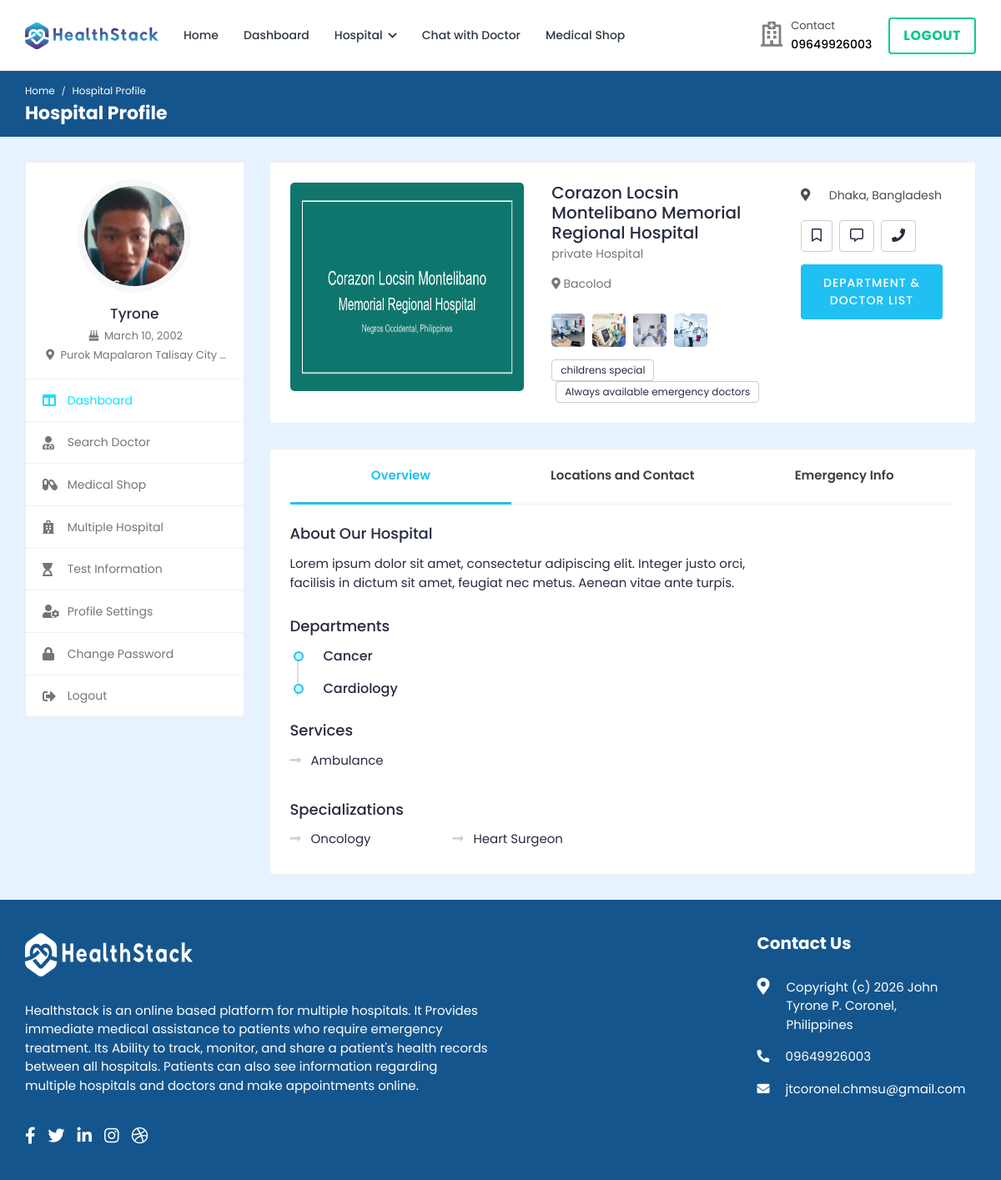
/hospital-profile/1/ (signed in), run on the app's committed database.
### hospital/models.py (models this page shows, shortened)
class Patient(models.Model):
    patient_id = models.AutoField(primary_key=True)
    user = models.OneToOneField(User, on_delete=models.CASCADE, null=True, blank=True, related_name='patient')
    name = models.CharField(max_length=200, null=True, blank=True)
    username = models.CharField(max_length=200, null=True, blank=True)
    age = models.IntegerField(null=True, blank=True)
    email = models.EmailField(max_length=200, null=True, blank=True)
    phone_number = models.IntegerField(null=True, blank=True)
    address = models.CharField(max_length=200, null=True, blank=True)
    featured_image = models.ImageField(upload_to='patients/', default='patients/user-default.png', null=True, blank=True)
    blood_group = models.CharField(max_length=200, null=True, blank=True)
    history = models.CharField(max_length=200, null=True, blank=True)
    dob = models.CharField(max_length=200, null=True, blank=True)
    nid = models.CharField(max_length=200, null=True, blank=True)
    serial_number = models.CharField(max_length=200, null=True, blank=True)
    login_status = models.CharField(max_length=200, null=True, blank=True, default="offline")

class User(AbstractUser):
    is_patient = models.BooleanField(default=False)
    is_doctor = models.BooleanField(default=False)
    is_hospital_admin = models.BooleanField(default=False)
    is_labworker = models.BooleanField(default=False)
    is_pharmacist = models.BooleanField(default=False)
    login_status = models.BooleanField(default=False)

class Hospital_Information(models.Model):
    HOSPITAL_TYPE = (
        ('private', 'Private hospital'),
        ('public', 'Public hospital'),
    )
    hospital_id = models.AutoField(primary_key=True)
    name = models.CharField(max_length=200, null=True, blank=True)
    address = models.CharField(max_length=200, null=True, blank=True)
    featured_image = models.ImageField(upload_to='hospitals/', default='hospitals/default.png', null=True, blank=True)
    description = models.TextField(null=True, blank=True)
    email = models.EmailField(max_length=200, null=True, blank=True)
    phone_number = models.IntegerField(null=True, blank=True)
    hospital_type = models.CharField(max_length=200, choices=HOSPITAL_TYPE)
    general_bed_no = models.IntegerField(null=True, blank=True)
    available_icu_no = models.IntegerField(null=True, blank=True)
    regular_cabin_no = models.IntegerField(null=True, blank=True)
    emergency_cabin_no = models.IntegerField(null=True, blank=True)
    vip_cabin_no = models.IntegerField(null=True, blank=True)

### hospital_admin/models.py (models this page shows, shortened)
class hospital_department(models.Model):
    hospital_department_id = models.AutoField(primary_key=True)
    hospital_department_name = models.CharField(max_length=200, null=True, blank=True)
    hospital = models.ForeignKey(Hospital_Information, on_delete=models.CASCADE, null=True, blank=True)
    featured_image = models.ImageField(upload_to='departments/', default='departments/default.png', null=True, blank=True)

class service(models.Model):
    service_id = models.AutoField(primary_key=True)
    service_name = models.CharField(max_length=200, null=True, blank=True)
    hospital = models.ForeignKey(Hospital_Information, on_delete=models.CASCADE, null=True, blank=True)

class specialization(models.Model):
    specialization_id = models.AutoField(primary_key=True)
    specialization_name = models.CharField(max_length=200, null=True, blank=True)
    hospital = models.ForeignKey(Hospital_Information, on_delete=models.CASCADE, null=True, blank=True)

### hospital/views.py (the view, shortened to what this page needs)
# urls.py: path('hospital-profile/<int:pk>/', views.hospital_profile, name='hospital-profile'),
@csrf_exempt
@login_required(login_url="login")
def hospital_profile(request, pk):
    if request.user.is_authenticated:
        if request.user.is_patient:
            patient = Patient.objects.get(user=request.user)
            doctors = Doctor_Information.objects.all()
            hospitals = Hospital_Information.objects.get(hospital_id=pk)
            departments = hospital_department.objects.filter(hospital=hospitals)
            specializations = specialization.objects.filter(hospital=hospitals)
            services = service.objects.filter(hospital=hospitals)
            context = {'patient': patient, 'doctors': doctors, 'hospitals': hospitals, 'departments': departments, 'specializations': specializations, 'services': services}
            return render(request, 'hospital-profile.html', context)
    else:
        logout(request)
        messages.error(request, 'Not Authorized')
        return render(request, 'patient-login.html')

### templates/hospital-profile.html (shortened to what this page needs)
{% load static %}
<!DOCTYPE html>
<html lang="en">
<head>
		<link rel="stylesheet" href="{% static 'HealthStack-System/css/Normal/bootstrap.min.css' %}">
		<link rel="stylesheet" href="{% static 'HealthStack-System/plugins/Normal/fontawesome/css/fontawesome.min.css' %}">
		<link rel="stylesheet" href="{% static 'HealthStack-System/plugins/Normal/fontawesome/css/all.min.css' %}">
		<link rel="stylesheet" href="{% static 'HealthStack-System/plugins/Normal/fancybox/jquery.fancybox.min.css'%}">
		<link rel="stylesheet" href="{% static 'HealthStack-System/css/Normal/style.css' %}">
	</head>
	<body>
		<div class="main-wrapper">
			<header class="header">
				{% if user.is_authenticated and user.is_patient %}
				{% include 'patient_navbar.html' %}
				{% endif %}
			</header>
			<div class="breadcrumb-bar">
				<div class="container-fluid">
					<div class="row align-items-center">
						<div class="col-md-12 col-12">
							<nav aria-label="breadcrumb" class="page-breadcrumb">
								<ol class="breadcrumb">
									{% if user.is_authenticated and user.is_patient %}
									<li class="breadcrumb-item"><a href="{% url 'patient-dashboard' %}">Home</a></li>
									{% endif %}
									<li class="breadcrumb-item active" aria-current="page">Hospital Profile</li>
								</ol>
							</nav>
							<h2 class="breadcrumb-title">Hospital Profile</h2>
						</div>
					</div>
				</div>
			</div>
			<div class="content">
				<div class="container-fluid">
					<div class="row">
						<div class="col-md-5 col-lg-4 col-xl-3 theiaStickySidebar">
							<div>
								{% if user.is_authenticated and user.is_patient %}
								{% include 'patient-sidebar.html' %}
								{% endif %}
							</div>
						</div>
						<div class="col-md-7 col-lg-8 col-xl-9">
							<div class="card">
								<div class="card-body">
									<div class="doctor-widget">
										<div class="doc-info-left">
											<div class="row">
											<div class="col-lg-6 col-md-6" style=" display: flex;justify-content: left;width: 65%;">
											<div class="doctor-img">
												<img src="{{hospitals.featured_image.url}}" style="height: 250px; width: 280px; margin: auto; " alt="User Image">
											</div>
											</div>
											<div class="doc-info-cont col-md-6 col-lg-6">
												<h4 class="doc-name">{{hospitals.name}}</h4>
												<p class="doc-speciality">{{hospitals.hospital_type}} Hospital</p>
												<div class="clinic-details">
													<p class="doc-location"><i class="fas fa-map-marker-alt"></i> {{hospitals.address}}</p>
													<ul class="clinic-gallery">
														<li>
															<a href="{% static 'HealthStack-System/images/Normal/features/feature-01.jpg'%}" data-fancybox="gallery">
																<img src="{% static 'HealthStack-System/images/Normal/features/feature-01.jpg'%}" alt="Feature">
															</a>
														</li>
														<li>
															<a href="{% static 'HealthStack-System/images/Normal/features/feature-02.jpg'%}" data-fancybox="gallery">
																<img  src="{% static 'HealthStack-System/images/Normal/features/feature-02.jpg'%}" alt="Feature">
															</a>
														</li>
														<li>
															<a href="{% static 'HealthStack-System/images/Normal/features/feature-03.jpg'%}" data-fancybox="gallery">
																<img src="{% static 'HealthStack-System/images/Normal/features/feature-03.jpg'%}" alt="Feature">
															</a>
														</li>
														<li>
															<a href="{% static 'HealthStack-System/images/Normal/features/feature-04.jpg'%}" data-fancybox="gallery">
																<img src="{% static 'HealthStack-System/images/Normal/features/feature-04.jpg'%}" alt="Feature">
															</a>
														</li>
													</ul>
												</div>
												<div class="clinic-services">
													<span>childrens special</span>
													<span>Always available emergency doctors</span>
												</div>
											</div>
											</div>
										</div>
										<div class="doc-info-right col-md-6" >
											<div class="clini-infos">
												<ul>
													<li><i class="fas fa-map-marker-alt"></i> Dhaka, Bangladesh</li>
												</ul>
											</div>
											<div class="doctor-action">
												<a href="javascript:void(0)" class="btn btn-white fav-btn">
													<i class="far fa-bookmark"></i>
												</a>
												<a href="chat.html" class="btn btn-white msg-btn">
													<i class="far fa-comment-alt"></i>
												</a>
												<a href="javascript:void(0)" class="btn btn-white call-btn" data-toggle="modal" data-target="#voice_call">
													<i class="fas fa-phone"></i>
												</a>
											</div>
											<div class="clinic-booking">
												<a class="apt-btn" href="{% url 'hospital-department-list' pk=hospitals.hospital_id %}">Department & Doctor List</a>
											</div>
											<br>
										</div>
									</div>
								</div>
							</div>
							<div class="card">
								<div class="card-body pt-0">
									<nav class="user-tabs mb-4">
										<ul class="nav nav-tabs nav-tabs-bottom nav-justified">
											<li class="nav-item">
												<a class="nav-link active" href="#doc_overview" data-toggle="tab">Overview</a>
											</li>
											<li class="nav-item">
												<a class="nav-link" href="#doc_locations" data-toggle="tab">Locations and Contact</a>
											</li>
											<li class="nav-item">
												<a class="nav-link" href="#doc_emergency" data-toggle="tab">Emergency Info</a>
											</li>
										</ul>
									</nav>
									<div class="tab-content pt-0">
										<div role="tabpanel" id="doc_overview" class="tab-pane fade show active">
											<div class="row">
												<div class="col-md-12 col-lg-9">
													<div class="widget about-widget">
														<h4 class="widget-title">About Our Hospital</h4>
														<p>{{hospitals.description}}</p>
													</div>
													<div class="widget awards-widget">
														<h4 class="widget-title">Departments</h4>
														<div class="experience-box">
															<ul class="experience-list">
																{% for department in departments %}
																<li>
																	<div class="experience-user">
																		<div class="before-circle"></div>
																	</div>
																	<div class="experience-content">
																		<div class="timeline-content">
																			<h4 class="exp-title">{{department.hospital_department_name}}</h4>
																		</div>
																	</div>
																</li>
																{% endfor %}
															</ul>
														</div>
													</div>
													<div class="service-list">
														<h4>Services</h4>
														<ul class="clearfix">
															{% for service in services %}
															<li>{{service.service_name}}</li>
															{% endfor %}
														</ul>
													</div>
													<div class="service-list">
														<h4>Specializations</h4>
														<ul class="clearfix">
															{% for specialization in specializations %}
															<li>{{specialization.specialization_name}}</li>
															{% endfor %}
														</ul>
													</div>
												</div>
											</div>
										</div>
									</div>
								</div>
							</div>
						</div>
				</div>
			</div>
			{% include 'footer.html' %}
		</div>
	</body>
</html>

### templates/patient-sidebar.html
{% load static %}
    <div class="profile-sidebar">
      <div class="widget-profile pro-widget-content">
        <div class="profile-info-widget">
          <a href="#" class="booking-doc-img">
            <img
              src="{{ patient.featured_image.url }}"
              alt="User Image"
            />
          </a>
          <div class="profile-det-info">
            <h3>{{ patient.name|default:user.username }}</h3>
            <div class="patient-details">
              <h5>
                <i class="fas fa-birthday-cake"></i> {{ patient.dob|default:"Not set" }}
              </h5>
              <h5 class="mb-0">
                <i class="fas fa-map-marker-alt"></i>
                {{ patient.address|default:"Not set" }}
              </h5>
            </div>
          </div>
        </div>
      </div>
      <div class="dashboard-widget">
        <nav class="dashboard-menu sidebar">
          <ul>
            <li class="active">
              <a href="{% url 'patient-dashboard' %}">
                <i class="fas fa-columns"></i>
                <span>Dashboard</span>
              </a>
            </li>
            <li class="nav-item has-submenu">
              <a href="{% url 'search' %}">
                <i class="fas fa-user-md"></i>
                <span>Search Doctor</span>
              </a>
            </li>
            <li class="has-submenu">
              <a href="{% url 'pharmacy_shop' %}" class="nav-link">
                <i class="fas fa-capsules"></i>
                <span>Medical Shop</span>
              </a>
            </li>
            <li>
                <a href="{% url 'multiple-hospital' %}">
                  <i class="fas fa-hospital"></i>
                  <span>Multiple Hospital</span>
                </a>
            </li>
            <li>
              <a href="{% url 'doctor-test-list'%}" target="_blank">
                <i class="fas fa-hourglass-start"></i>
                <span>Test Information</span>
              </a>
            </li>
            <li>
              <a href="{% url 'profile-settings' %}">
                <i class="fas fa-user-cog"></i>
                <span>Profile Settings</span>
              </a>
            </li>
            <li>
              <a href="{% url 'change-password' pk=user.id%}">
                <i class="fas fa-lock"></i>
                <span>Change Password</span>
              </a>
            </li>
            <li>
              <a href="{% url 'logout' %}">
                <i class="fas fa-sign-out-alt"></i>
                <span>Logout</span>
              </a>
            </li>
          </ul>
        </nav>
      </div>
    </div>

### data on the page
Patient: featured_image (picture), name "Tyrone", dob "March 10, 2002", address "Purok Mapalaron Talisay City…"
Hospital_Information: featured_image (picture), name "Corazon Locsin Montelibano Memorial Regional Hospital", hospital_type "private", address "Bacolod", description "Lorem ipsum dolor sit amet, consectetur adipiscing elit. Integer justo orci, facilisis in dictum sit amet, feugiat nec metus. Aenean vitae ante turpis."
hospital_department: hospital_department_name "Cancer"
hospital_department: hospital_department_name "Cardiology"
service: service_name "Ambulance"
specialization: specialization_name "Oncology"
specialization: specialization_name "Heart Surgeon"

### other printed values
{{ phone }} "9649926003"
